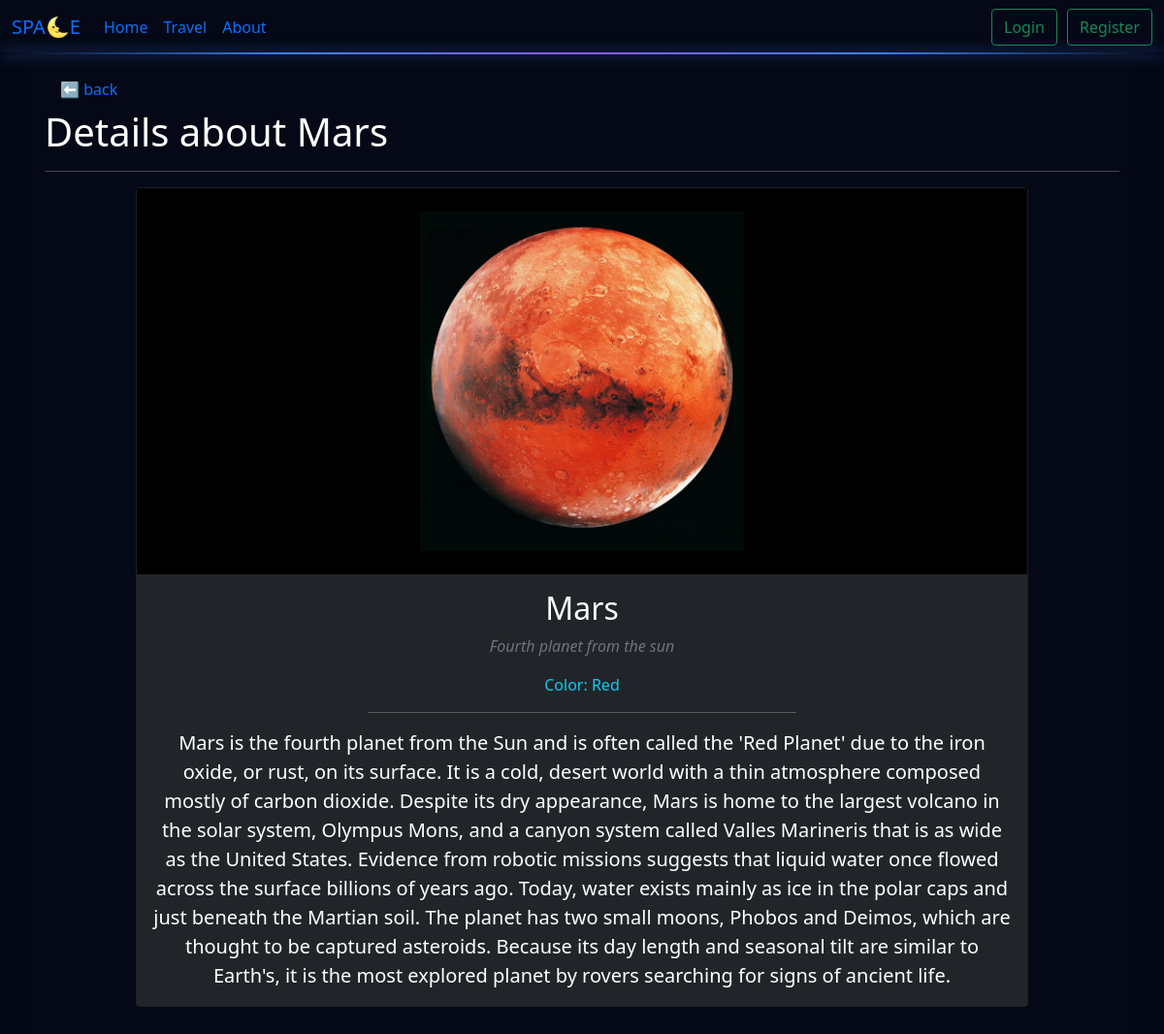
The app's page /planet/4 with its own data.
### models.py (models this page shows, shortened)
class BaseModel:
    def create(self):
        db.session.add(self)
        db.session.commit()

class Planet(db.Model, BaseModel):
    __tablename__ = "planets"
    id = db.Column(db.Integer(), primary_key = True)
    title = db.Column(db.String(), nullable = False)
    color = db.Column(db.String(), nullable = False)
    second_name = db.Column(db.String(), nullable = False)
    distance_million_km = db.Column(db.Float(), nullable = False) # Float-it ar aris aucilebeli rom mteli ricxvi iyos. moon-ze maq 0.4
    image = db.Column(db.String(), default = "default.jpg")
    details = db.Column(db.String(), nullable = False)

### routes.py (the view)
@app.route("/planet/<int:planet_id>")
def view_planet_details(planet_id):
    planet = Planet.query.get(planet_id)
    if planet:
        reviews = Review.query.filter(Review.planet_id == planet_id).all()
        return render_template("planet_details.html",
                               planet=planet,
                               reviews=reviews)
    return "Planet Not Found"

### templates/planet_details.html (shortened to what this page needs)
{% extends 'base.html' %}
{% block content %}
<a href="/" class="nav-link"> ⬅️ back</a>
<h1>Details about {{ planet.title }}</h1>
<hr>
<div class="row justify-content-center">
    <div class="col-12 col-lg-10">
        <div class="card mb-4" style="background-color: #212529">
            <div class="text-center p-4" style="background-color: #000;">
                <img src="/static/images/{{ planet.image }}" class="img-fluid" style="max-height: 350px;" alt="Planet Image">
            </div>
            <div class="card-body text-center">
                <h2 class="card-title text-white">{{ planet.title }}</h2>
                <p class="card-text text-muted"><i>{{ planet.second_name }}</i></p>
                <p class="card-text text-info">Color: {{ planet.color }}</p>
                <hr style="width: 50%; margin: 1rem auto;">
                <p class="card-text text-white fs-5">{{ planet.details }}</p>
            </div>
        </div>
    </div>
</div>
{% endblock %}

### static/style.css (style rules this page uses)
body { background-color: #050816; color: white; }

### records on screen
Planet: title "Mars", image (picture), second_name "Fourth planet from the sun", color "Red", details "Mars is the fourth planet from the Sun and is often called the 'Red Planet' due to the iron oxide, or rust, on its surface. It is a cold, desert world with a thin atmosphere composed mostly of carbon dioxide. Despite its dry appearance, Mars is home to the largest volcano in the solar system, Olympus Mons, and a canyon system called Valles Marineris that is as wide as the United States. Evidence from robotic missions suggests that liquid water once flowed across the surface billions of years ago. Today, water exists mainly as ice in the polar caps and just beneath the Martian soil. The planet has two small moons, Phobos and Deimos, which are thought to be captured asteroids. Because its day…"
